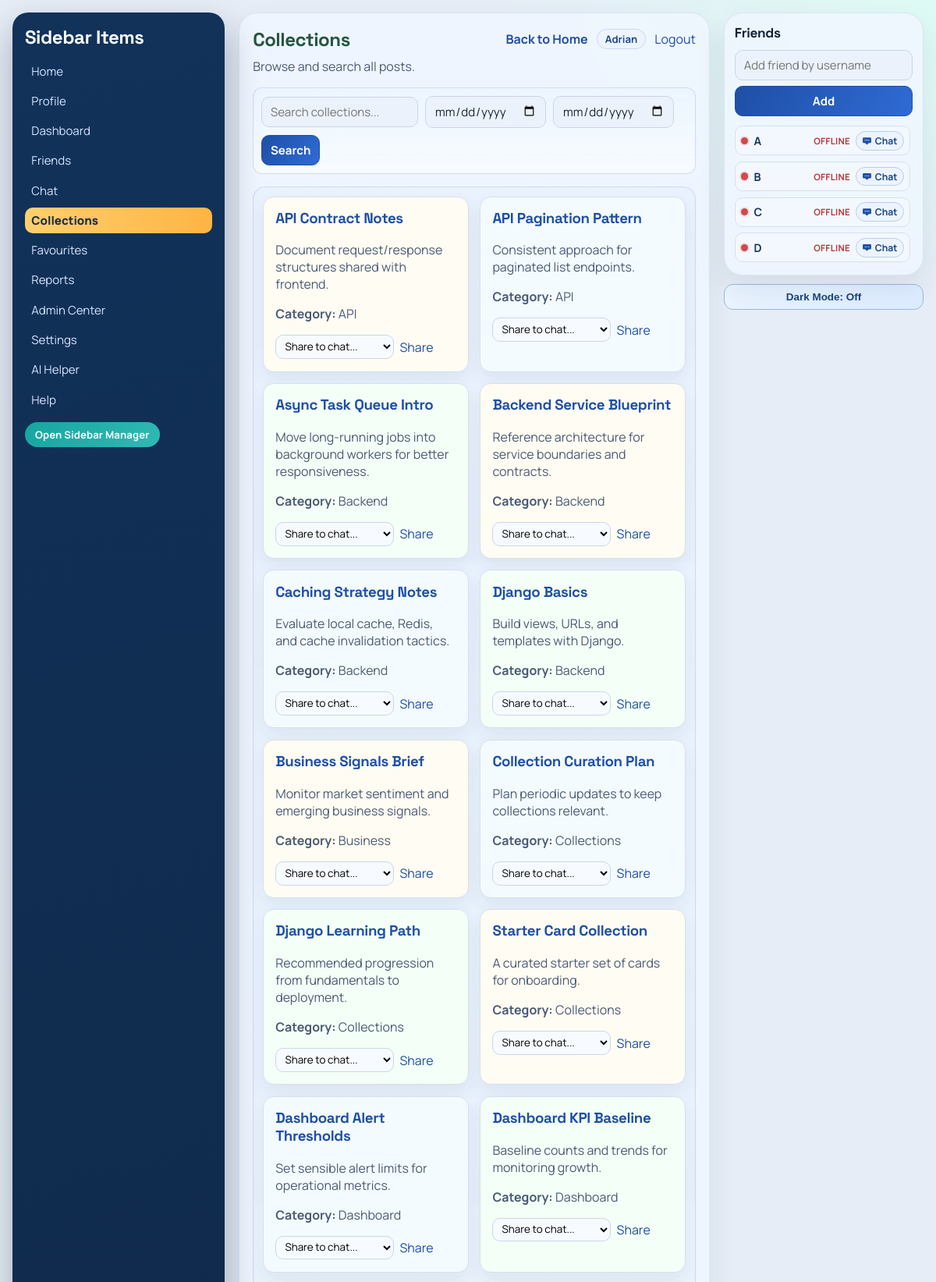
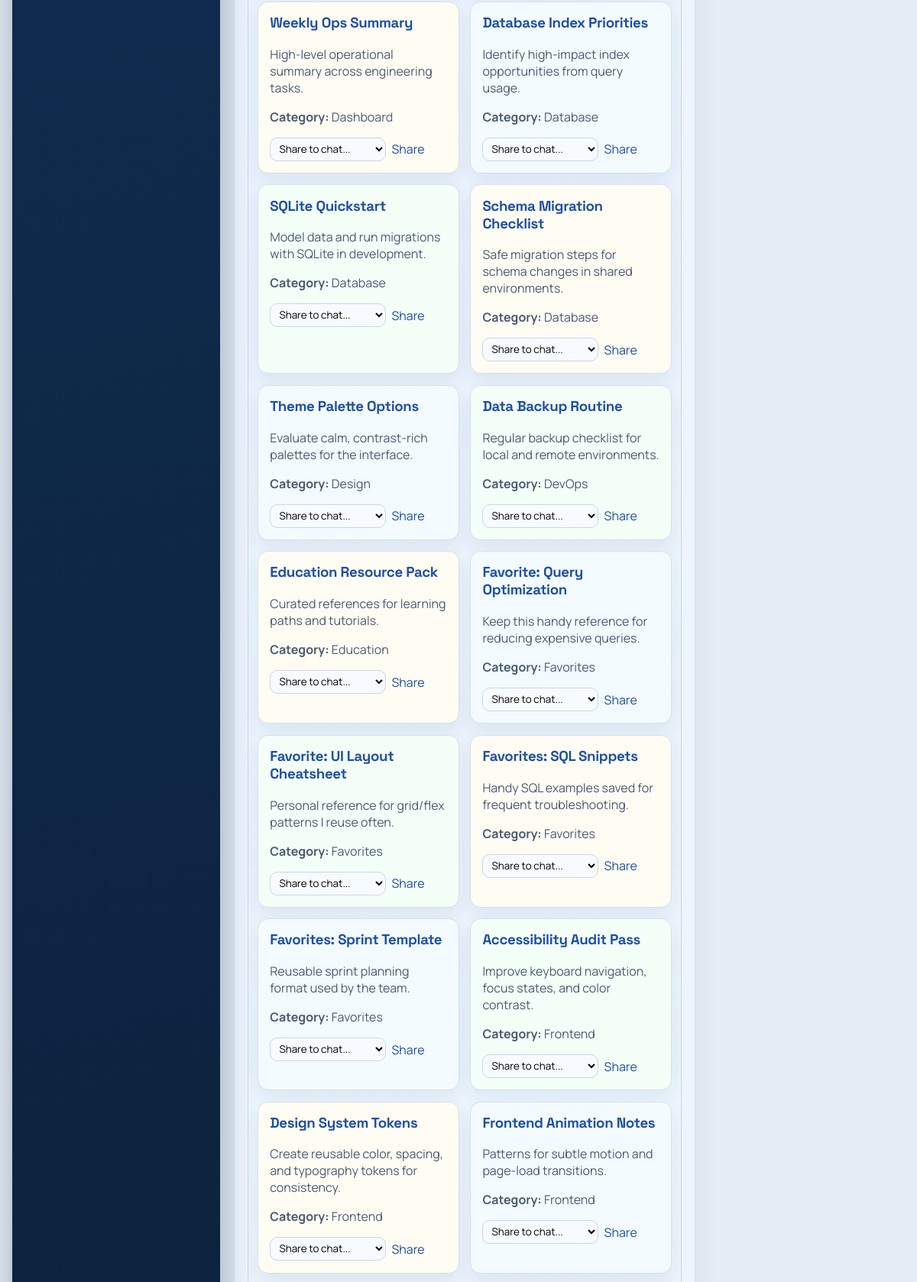
Screenshot of /collections/ (signed in, upper part) with the database file from the repository (2 pictures, top to bottom).
### myapp/models.py (models this page shows, shortened)
class SidebarItem(models.Model):
    name = models.CharField(max_length=50)

class Card(models.Model):
    title = models.CharField(max_length=100)
    description = models.TextField()
    category = models.CharField(max_length=50)
    tags = models.ManyToManyField(Tag)
    owner = models.ForeignKey(User, on_delete=models.SET_NULL, null=True, blank=True, related_name='cards')
    created_at = models.DateTimeField(default=timezone.now)
    updated_at = models.DateTimeField(auto_now=True)

### myapp/views.py (the view, shortened to what this page needs)
# urls.py: path('collections/', views.collections_page, name='collections_page'),
@login_required
def collections_page(request):
    query = request.GET.get('q', '').strip()
    date_from = request.GET.get('date_from', '').strip()
    date_to = request.GET.get('date_to', '').strip()
    cards = Card.objects.select_related('owner').order_by('category', 'title')
    parsed_date_from = parse_date(date_from) if date_from else None
    parsed_date_to = parse_date(date_to) if date_to else None
    if parsed_date_from:
        cards = cards.filter(created_at__date__gte=parsed_date_from)
    if parsed_date_to:
        cards = cards.filter(created_at__date__lte=parsed_date_to)
    context = {
        'sidebar_items': _sidebar_items_for_user(request.user),
        'page_title': 'Collections',
        'page_description': 'Browse and search all posts.',
        'cards': cards,
        'query': query,
        'date_from': parsed_date_from.isoformat() if parsed_date_from else '',
        'date_to': parsed_date_to.isoformat() if parsed_date_to else '',
        'current_section': 'collections',
    }
    return render(request, 'myapp/collections.html', context)

### myapp/context_processors.py (called while the page is built)
def tab_session_seed(request):
    if not getattr(request, 'user', None) or not request.user.is_authenticated:
        return {'session_seed': False}
    return {'session_seed': bool(request.session.pop('tab_session_seed', False))}

def ui_theme_mode(request):
    theme_mode = request.COOKIES.get('ui_theme_mode') or request.session.get('settings_theme_mode') or 'light'
    if theme_mode not in {'light', 'dark'}:
        theme_mode = 'light'
    return {'ui_theme_mode': theme_mode}

### myapp/templatetags/url_helpers.py (called while the page is built)
@register.simple_tag
def sidebar_item_url(item):
    name = str(getattr(item, 'name', item)).strip().lower()
    mapping = {
        'home': 'index',
        'help': 'help_page',
        'admin center': 'admin_center_page',
        'dashboard': 'dashboard_page',
        'profile': 'profile_page',
        'friends': 'friends_page',
        'chat': 'chat_hub_page',
        'ai helper': 'ai_helper_page',
        'settings': 'settings_page',
        'reports': 'reports_page',
        'collections': 'collections_page',
        'favourites': 'favorites_page',
        'favorites': 'favorites_page',
    }
    route_name = mapping.get(name)
    if route_name:
        return reverse(route_name)
    item_id = getattr(item, 'id', None)
    if item_id:
        return reverse('sidebar_item_detail', args=[item_id])
    return reverse('index')

### myapp/views.py (called while the page is built)
def _is_admin(user):
    return user.is_staff or user.is_superuser

def _sidebar_items_for_user(user):
    SidebarItem.objects.filter(name__iexact='Favorites').update(name='Favourites')
    for name in DEFAULT_SIDEBAR_ITEMS:
        SidebarItem.objects.get_or_create(name=name)
    items = list(SidebarItem.objects.all())
    if not _is_admin(user):
        items = [item for item in items if item.name.strip().lower() != 'admin center']
    items.sort(key=lambda item: (SIDEBAR_ORDER.get(item.name.strip().lower(), 500), item.name.lower()))
    return items

### myapp/templates/myapp/collections.html (shortened to what this page needs)
{% extends 'myapp/base_sidebar_page.html' %}
{% block body_class %}page-collections{% endblock %}
{% block page_content %}
<section class="search-sort">
    <form method="get" class="filters-form">
        <input type="text" name="q" placeholder="Search collections..." value="{{ query }}">
        <input type="date" name="date_from" value="{{ date_from }}" aria-label="Date from">
        <input type="date" name="date_to" value="{{ date_to }}" aria-label="Date to">
        <button type="submit">Search</button>
    </form>
</section>
<section class="cards" aria-label="Collection cards">
    {% for card in cards %}
        <article class="card">
            <h3><a class="inline-link" href="{% url 'card_detail' card.id %}">{{ card.title }}</a></h3>
            <p>{{ card.description }}</p>
            <p><strong>Category:</strong> {{ card.category }}</p>
            {% if friends_panel_items %}
                <form method="post" action="{% url 'share_card_to_chat' card.id %}" class="share-inline-form">
                    <select name="friend_id" required>
                        <option value="">Share to chat...</option>
                    </select>
                    <button type="submit" class="link-button">Share</button>
                </form>
            {% else %}
                <p class="share-hint">Add friends to share posts in chat.</p>
            {% endif %}
        </article>
    {% empty %}
        <p>No cards found.</p>
    {% endfor %}
</section>
{% endblock %}

### myapp/templates/myapp/base_sidebar_page.html (shortened to what this page needs)
{% load static %}
{% load url_helpers %}
<!DOCTYPE html>
<html lang="en">
<head>
    <link rel="stylesheet" href="{% static 'myapp/style.css' %}">
</head>
<body
    class="app-body theme-{{ ui_theme_mode|default:'light' }} {% block body_class %}page-generic{% endblock %}"
    data-is-admin="{% if request.user.is_staff %}1{% else %}0{% endif %}"
    data-current-user="{{ request.user.username }}"
    data-authenticated="1"
    data-session-seed="{% if session_seed %}1{% else %}0{% endif %}"
    data-force-logout-url="{% url 'logout_page' %}"
    data-theme-set-url="{% url 'set_theme_mode' %}"
>
    <div class="container">
        <aside class="sidebar" id="sidebar">
            <h2>Sidebar Items</h2>
            <ul>
                {% for item in sidebar_items %}
                    {% sidebar_item_url item as item_url %}
                    <li>
                        <a
                            class="sidebar-item-link {% if item.name|lower == current_section %}active{% endif %}"
                            href="{{ item_url }}"
                        >
                            {{ item.name }}
                        </a>
                    </li>
                {% empty %}
                    <li>No items yet.</li>
                {% endfor %}
            </ul>
            {% if request.user.is_staff %}
                <a class="sidebar-nav-btn" href="{% url 'sidebar_items_page' %}">Open Sidebar Manager</a>
            {% endif %}
        </aside>
        <main class="main surface-panel">
            <header class="page-header">
                <h1>{{ page_title }}</h1>
                <div class="header-links">
                    <a class="inline-link" href="{% url 'index' %}">Back to Home</a>
                    <span class="user-chip">{{ request.user.username }}</span>
                    <form method="post" action="{% url 'logout_page' %}" class="inline-form">
                        <button type="submit" class="link-button">Logout</button>
                    </form>
                </div>
            </header>
            <p class="page-subtitle">{{ page_description }}</p>
            {% block page_content %}{% endblock %}
        </main>
        <div class="right-rail">
            <aside class="friends-sidebar surface-panel" aria-label="Friends">
                <h2>Friends</h2>
                <form method="post" action="{% url 'add_friend' %}" class="stack-form friends-add-form">
                    <input type="text" name="username" placeholder="Add friend by username" required>
                    <button type="submit">Add</button>
                </form>
                <div class="friends-list">
                    {% for friend in friends_panel_items %}
                        <div class="friend-row">
                            <span class="friend-state {% if friend.is_online %}online{% else %}offline{% endif %}"></span>
                            <span class="friend-name">{{ friend.username }}</span>
                            <span class="friend-presence-text {% if friend.is_online %}online{% else %}offline{% endif %}">
                                {% if friend.is_online %}Online{% else %}Offline{% endif %}
                            </span>
                            <a class="friend-chat-btn" href="{% url 'chat_page' friend.id %}">
                                <img src="{% static 'myapp/chat-icon.svg' %}" alt="" aria-hidden="true">
                                <span>Chat</span>
                            </a>
                        </div>
                    {% empty %}
                        <p class="friend-empty">No friends added yet.</p>
                    {% endfor %}
                </div>
            </aside>
            <div class="theme-rail-tool">
                <button type="button" class="theme-quick-btn" data-theme-quick-toggle>Dark Mode: Off</button>
            </div>
        </div>
    </div>
</body>
</html>

### rows the page displays
SidebarItem: name "Home"
SidebarItem: name "Profile"
SidebarItem: name "Dashboard"
SidebarItem: name "Friends"
SidebarItem: name "Chat"
SidebarItem: name "Collections"
SidebarItem: name "Favourites"
SidebarItem: name "Reports"
SidebarItem: name "Admin Center"
SidebarItem: name "Settings"
SidebarItem: name "AI Helper"
SidebarItem: name "Help"
Card: title "API Contract Notes", description "Document request/response structures shared with frontend.", category "API"
Card: title "API Pagination Pattern", description "Consistent approach for paginated list endpoints.", category "API"
Card: title "Async Task Queue Intro", description "Move long-running jobs into background workers for better responsiveness.", category "Backend"
Card: title "Backend Service Blueprint", description "Reference architecture for service boundaries and contracts.", category "Backend"
Card: title "Caching Strategy Notes", description "Evaluate local cache, Redis, and cache invalidation tactics.", category "Backend"
Card: title "Django Basics", description "Build views, URLs, and templates with Django.", category "Backend"
Card: title "Business Signals Brief", description "Monitor market sentiment and emerging business signals.", category "Business"
Card: title "Collection Curation Plan", description "Plan periodic updates to keep collections relevant.", category "Collections"
Card: title "Django Learning Path", description "Recommended progression from fundamentals to deployment.", category "Collections"
Card: title "Starter Card Collection", description "A curated starter set of cards for onboarding.", category "Collections"
Card: title "Dashboard Alert Thresholds", description "Set sensible alert limits for operational metrics.", category "Dashboard"
Card: title "Dashboard KPI Baseline", description "Baseline counts and trends for monitoring growth.", category "Dashboard"
Card: title "Weekly Ops Summary", description "High-level operational summary across engineering tasks.", category "Dashboard"
Card: title "Database Index Priorities", description "Identify high-impact index opportunities from query usage.", category "Database"
Card: title "SQLite Quickstart", description "Model data and run migrations with SQLite in development.", category "Database"
Card: title "Schema Migration Checklist", description "Safe migration steps for schema changes in shared environments.", category "Database"
Card: title "Theme Palette Options", description "Evaluate calm, contrast-rich palettes for the interface.", category "Design"
Card: title "Data Backup Routine", description "Regular backup checklist for local and remote environments.", category "DevOps"
Card: title "Education Resource Pack", description "Curated references for learning paths and tutorials.", category "Education"
Card: title "Favorite: Query Optimization", description "Keep this handy reference for reducing expensive queries.", category "Favorites"
Card: title "Favorite: UI Layout Cheatsheet", description "Personal reference for grid/flex patterns I reuse often.", category "Favorites"
Card: title "Favorites: SQL Snippets", description "Handy SQL examples saved for frequent troubleshooting.", category "Favorites"
Card: title "Favorites: Sprint Template", description "Reusable sprint planning format used by the team.", category "Favorites"
Card: title "Accessibility Audit Pass", description "Improve keyboard navigation, focus states, and color contrast.", category "Frontend"
Card: title "Design System Tokens", description "Create reusable color, spacing, and typography tokens for consistency.", category "Frontend"
Card: title "Frontend Animation Notes", description "Patterns for subtle motion and page-load transitions.", category "Frontend"

### other values shown
{{ page_title }} "Collections"
{{ request.user.username }} "Adrian"
{{ page_description }} "Browse and search all posts."
{{ friend.username }} "A" "B" "C" "D"
